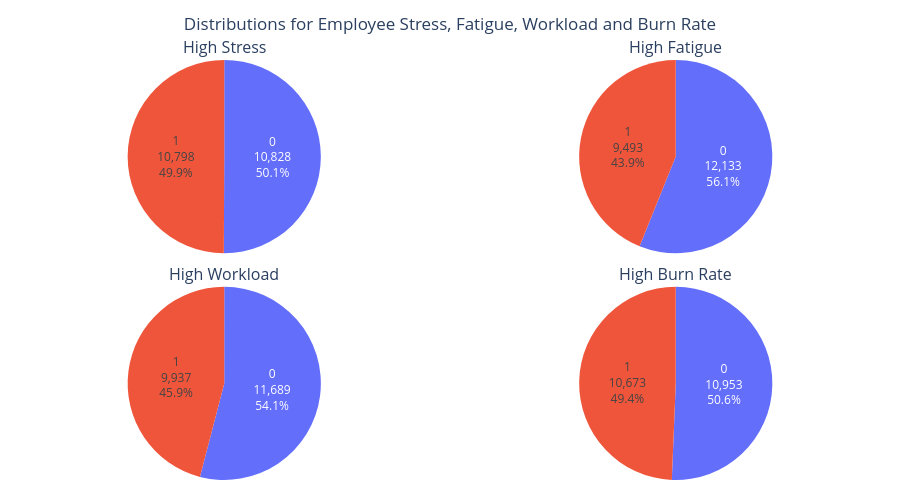

Notebook source saved alongside this figure:
### Code cell
from plotly.subplots import make_subplots
import plotly.graph_objects as go

datasets = [
    (high_stress_counts, "High Stress", "High Stress"),
    (high_fatigue_counts, "High Fatigue", "High Fatigue"),
    (high_workload_counts, "High Workload", "High Workload"),
    (high_burn_rate_counts, "High Burn Rate", "High Burn Rate")
]

fig = make_subplots(
    rows=2, cols=2,
    subplot_titles=[d[1] for d in datasets],
    specs=[
        [{"type": "pie"}, {"type": "pie"}],
        [{"type": "pie"}, {"type": "pie"}]
    ],
    horizontal_spacing=0.05,
    vertical_spacing=0.08
)

positions = [(1, 1), (1, 2), (2, 1), (2, 2)]

for (df, col, title), (row, col_pos) in zip(datasets, positions):
    fig.add_trace(
        go.Pie(
            labels=df[col],
            values=df["Count"],
            textinfo="label+percent",
            customdata=df["Count"],
            hovertemplate="<b>%{label}</b><br>Count: %{customdata:,}<br>Percent: %{percent}<extra></extra>",
            texttemplate="%{label}<br>%{customdata:,}<br>%{percent}",
            showlegend=False,
            hole=0.0
        ),
        row=row, col=col_pos
    )

fig.update_layout(
    height=500,
    width=900,   
    margin=dict(t=60, b=20, l=20, r=20),
    title=dict(
        text="Distributions for Employee Stress, Fatigue, Workload and Burn Rate",
        x=0.5,
        xanchor="center",
        xref="paper"
    )
)

fig.show()

### Figure 1 — Plotly figure (JSON) as saved in the notebook; plotly's stock layout.template omitted (floating-point values rounded to 4 significant figures)
{"data": [{"customdata": [10828, 10798], "domain": {"x": [0, 0.475], "y": [0.54, 1]}, "hole": 0, "hovertemplate": "<b>%{label}</b><br>Count: %{customdata:,}<br>Percent: %{percent}<extra></extra>", "labels": [0, 1], "showlegend": false, "textinfo": "label+percent", "texttemplate": "%{label}<br>%{customdata:,}<br>%{percent}", "type": "pie", "values": [10828, 10798]}, {"customdata": [12133, 9493], "domain": {"x": [0.525, 1], "y": [0.54, 1]}, "hole": 0, "hovertemplate": "<b>%{label}</b><br>Count: %{customdata:,}<br>Percent: %{percent}<extra></extra>", "labels": [0, 1], "showlegend": false, "textinfo": "label+percent", "texttemplate": "%{label}<br>%{customdata:,}<br>%{percent}", "type": "pie", "values": [12133, 9493]}, {"customdata": [11689, 9937], "domain": {"x": [0, 0.475], "y": [0, 0.46]}, "hole": 0, "hovertemplate": "<b>%{label}</b><br>Count: %{customdata:,}<br>Percent: %{percent}<extra></extra>", "labels": [0, 1], "showlegend": false, "textinfo": "label+percent", "texttemplate": "%{label}<br>%{customdata:,}<br>%{percent}", "type": "pie", "values": [11689, 9937]}, {"customdata": [10953, 10673], "domain": {"x": [0.525, 1], "y": [0, 0.46]}, "hole": 0, "hovertemplate": "<b>%{label}</b><br>Count: %{customdata:,}<br>Percent: %{percent}<extra></extra>", "labels": [0, 1], "showlegend": false, "textinfo": "label+percent", "texttemplate": "%{label}<br>%{customdata:,}<br>%{percent}", "type": "pie", "values": [10953, 10673]}], "layout": {"annotations": [{"font": {"size": 16}, "showarrow": false, "text": "High Stress", "x": 0.2375, "xanchor": "center", "xref": "paper", "y": 1, "yanchor": "bottom", "yref": "paper"}, {"font": {"size": 16}, "showarrow": false, "text": "High Fatigue", "x": 0.7625, "xanchor": "center", "xref": "paper", "y": 1, "yanchor": "bottom", "yref": "paper"}, {"font": {"size": 16}, "showarrow": false, "text": "High Workload", "x": 0.2375, "xanchor": "center", "xref": "paper", "y": 0.46, "yanchor": "bottom", "yref": "paper"}, {"font": {"size": 16}, "showarrow": false, "text": "High Burn Rate", "x": 0.7625, "xanchor": "center", "xref": "paper", "y": 0.46, "yanchor": "bottom", "yref": "paper"}], "height": 500, "margin": {"b": 20, "l": 20, "r": 20, "t": 60}, "title": {"text": "Distributions for Employee Stress, Fatigue, Workload and Burn Rate", "x": 0.5, "xanchor": "center", "xref": "paper"}, "width": 900}}
